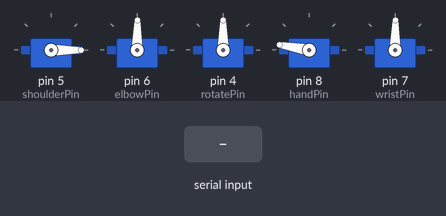
The sketch below on a simulated Arduino Uno, built with avr-gcc and run on an emulated ATmega328P. Shown: 5 × servo. The inputs (shaded band) are chosen by the test bench. What the sketch prints to the serial monitor is not drawn.

Above: at 1.2 s.
1.3 s: "90,45,200\n" received over Serial
At 3.3 s:
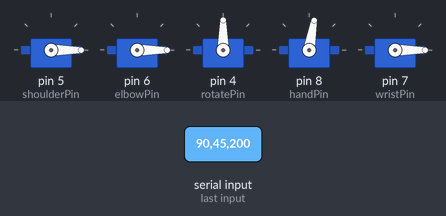
3.8 s: "30,150,10\n" received over Serial
At 5.3 s:
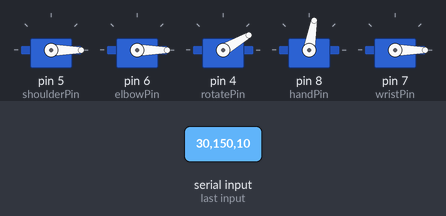
6.3 s: "1,90\n" received over Serial
At 9.1 s:
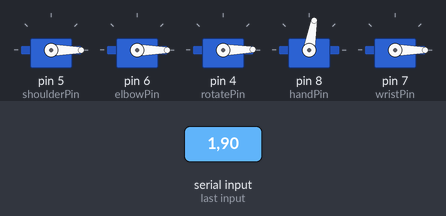
9.3 s: "90,45,200,10\n" received over Serial
At 10.1 s:
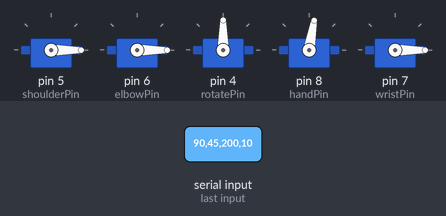
10.8 s: "1\n" received over Serial
At 13.6 s:
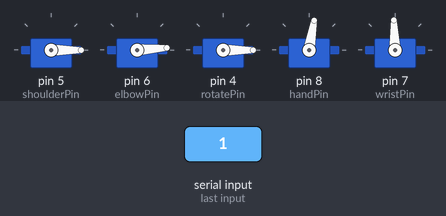
13.8 s: "30,150,10,200\n" received over Serial
At 18.9 s:
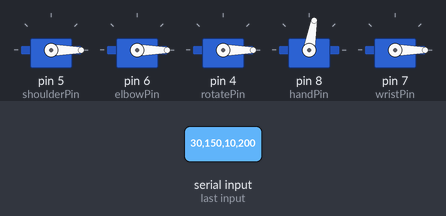
Timing chart, 0 to 19.4 s (numbered marks = the images above; inputs shaded):
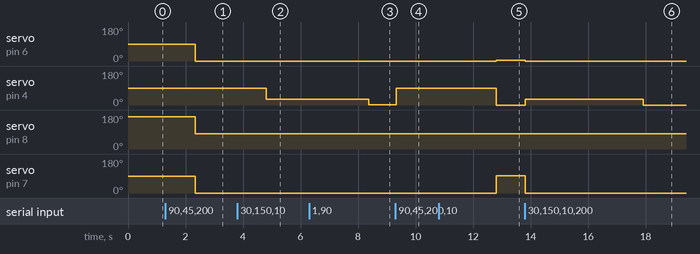

The sketch:

2022_04_10_robot_arm_2.ino
```cpp
#include <Servo.h>
#define _USE_MATH_DEFINES
#include <math.h>

Servo shoulder;
Servo elbow;
Servo rotate;
Servo hand;
Servo wrist;

int rotatePin = 4;
int shoulderPin = 5;
int elbowPin = 6;

int wristPin = 7;
int handPin = 8;


double rotateAngle = 90;
double shoulderAngle = 90;
double elbowAngle = 90;
double wristAngle = 180;

int handOpen = 170;
int handClose = 80;
int isOpen = 1;

double armLength = 12;
double foreArmLength = 12;

double horizontal = 12;
double vertical = 12;
double distance = 0;

void setup() {
  Serial.begin(9600);
  shoulder.attach(shoulderPin);
  elbow.attach(elbowPin);
  rotate.attach(rotatePin);
  hand.attach(handPin);
  wrist.attach(wristPin);

  shoulder.write(shoulderAngle);
  elbow.write(elbowAngle);
  rotate.write(rotateAngle);
  hand.write(handOpen);
  wrist.write(wristAngle);
}

void loop() {
  if(Serial.available()){
    rotateAngle = Serial.parseInt();
    horizontal = Serial.parseInt();
    vertical = Serial.parseInt();
    isOpen = Serial.parseInt();
  }

  distance = sqrt( pow(horizontal,2) + pow(vertical,2) );

  elbowAngle = 180 / M_PI * acos((pow(armLength, 2) + pow(foreArmLength, 2) - pow(distance, 2)) / (2 * armLength * foreArmLength));

  shoulderAngle = 180 / M_PI * ( acos(horizontal / distance) - acos( (pow(armLength, 2) + pow(distance, 2) - pow(foreArmLength, 2)) / (2 * armLength * distance)) );

  wristAngle = 180 / M_PI * ( ( acos(vertical / distance) - acos( (pow(foreArmLength, 2) + pow(distance, 2) - pow(armLength, 2)) / (2 * foreArmLength * distance)) ) + M_PI/2);

  if (isOpen == 1) {
    hand.write(handOpen);
  }
  if (isOpen == 0) {
    hand.write(handClose);
  }

  shoulder.write(shoulderAngle);
  elbow.write(elbowAngle);
  rotate.write(rotateAngle);
  wrist.write(wristAngle);


  Serial.print("Rotate각도 : ");
  Serial.print(rotateAngle);
  Serial.print("  Shoulder각도 : ");
  Serial.print(shoulderAngle);
  Serial.print("  Elbow각도 : ");
  Serial.print(elbowAngle);
  Serial.print("  Wristw각도 : ");
  Serial.print(wristAngle);
  Serial.print("  hand on ? : ");
  Serial.println(isOpen);
}
```

Measured:
- after the input at 1.3 s, servo on pin 6 (elbowPin), servo on pin 7 (wristPin): 89° → 0° after 1.0 s; servo on pin 8 (handPin): 170° → 80° after 1.0 s
- after the input at 3.8 s, servo on pin 4 (rotatePin): 90° → 30° after 1.0 s
- after the input at 6.3 s, servo on pin 4 (rotatePin): 30° → 1° after 2.1 s
- after the input at 9.3 s, servo on pin 4 (rotatePin): 1° → 90° at once
- after the input at 10.8 s, servo on pin 6 (elbowPin): 0° → 4° after 2.0 s; servo on pin 4 (rotatePin): 90° → 0° after 2.0 s instead of 2.6 s; servo on pin 7 (wristPin): 0° → 92° after 2.0 s
- after the input at 13.8 s, servo on pin 6 (elbowPin): 4° → 0° at once; servo on pin 4 (rotatePin): 0° → 30° at once, → 0° 4.1 s later; servo on pin 7 (wristPin): 92° → 0° at once
